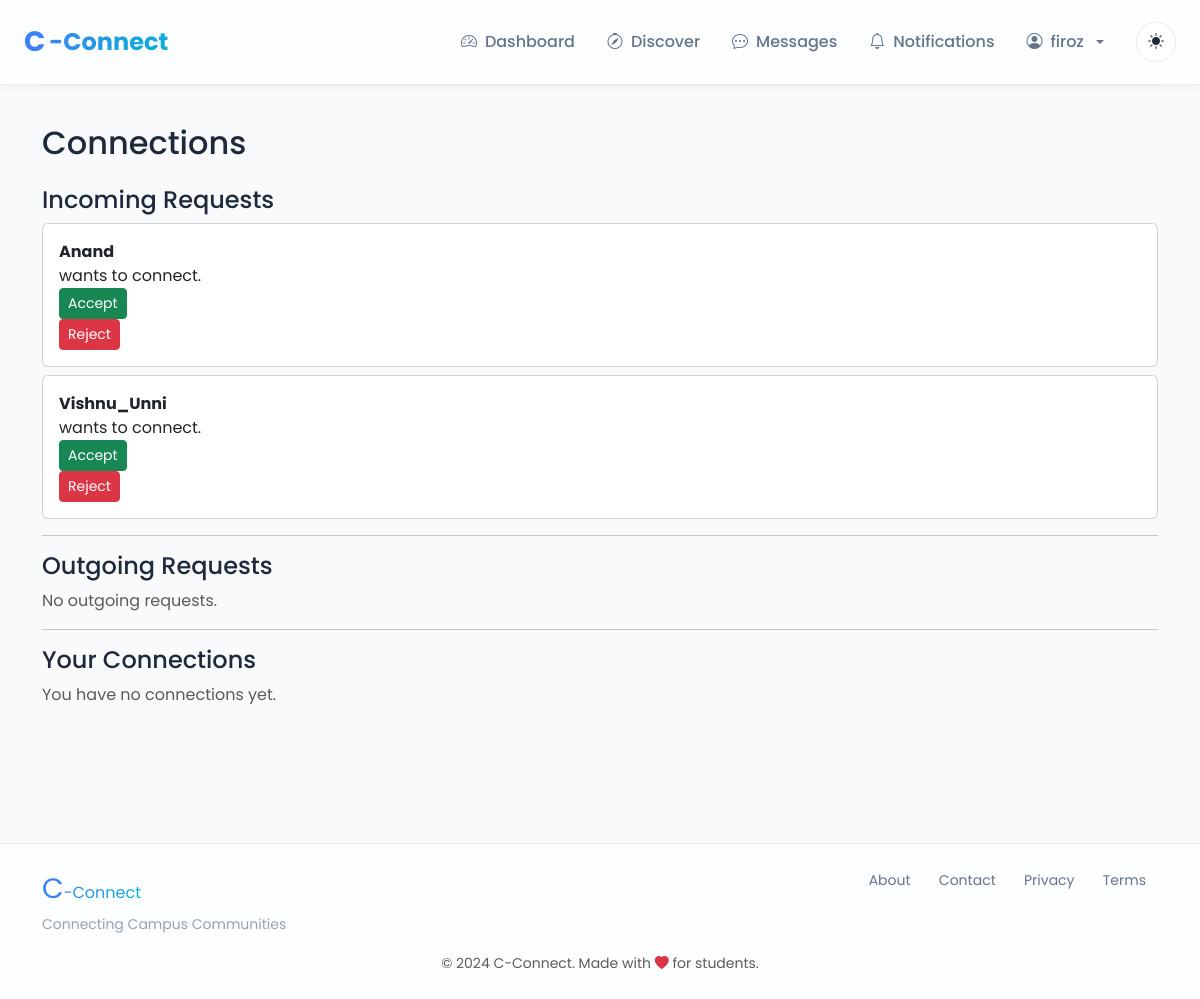
Page /connections (signed in) on the earlier database version.
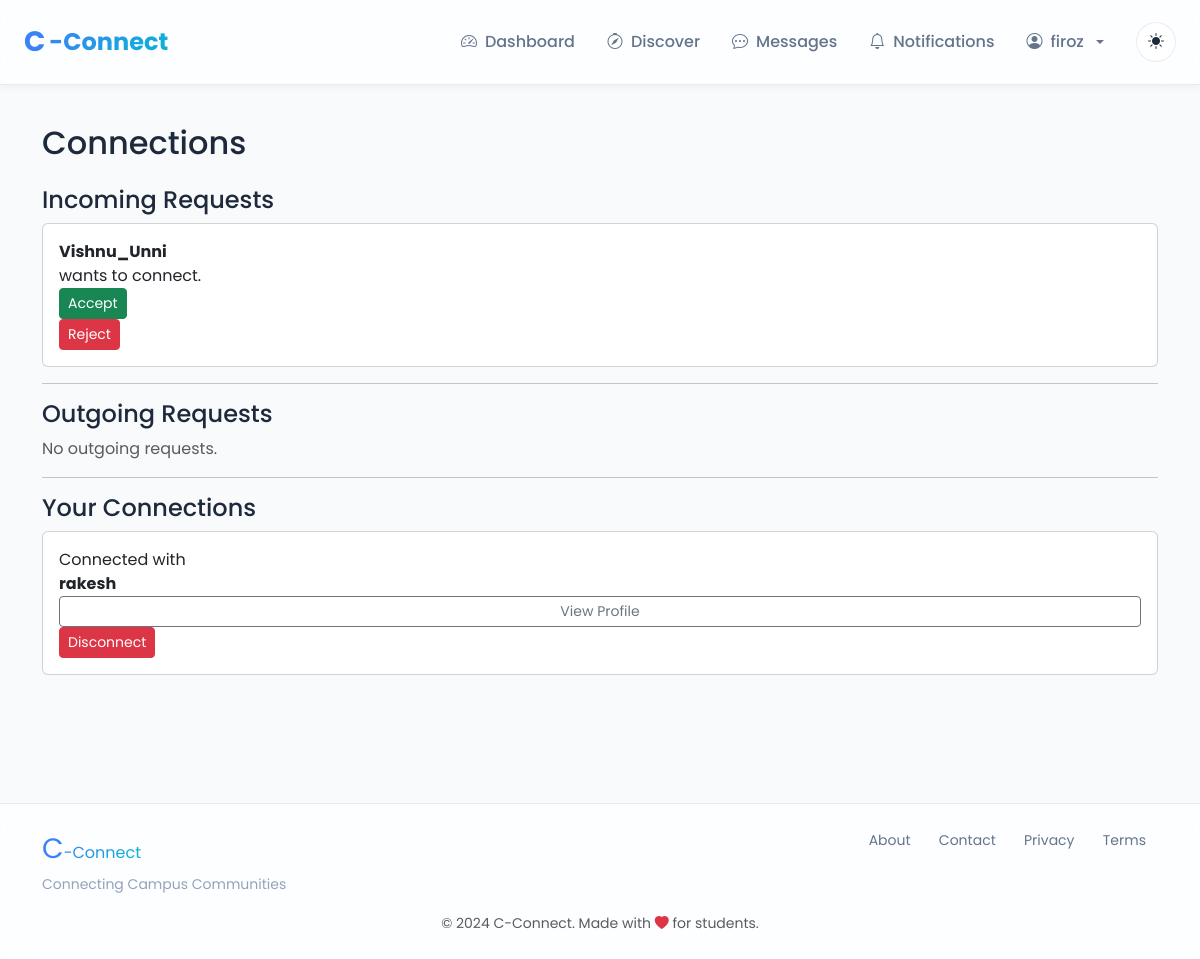
Same page on the later database version.
### models.py (models this page shows, shortened)
class Connection(db.Model):
    id = db.Column(db.Integer, primary_key=True, autoincrement=True)
    user_id = db.Column(db.Integer, db.ForeignKey('user.id'), nullable=False)  # User who initiated the connection
    target_user_id = db.Column(db.Integer, db.ForeignKey('user.id'), nullable=False)  # User who is targetted to connect
    status = db.Column(db.String(20), nullable=False, default='pending')
    created_at = db.Column(db.DateTime, default=db.func.now()) #current_timestamp())
    __table_args__ = (
        db.UniqueConstraint('user_id', 'target_user_id', name='_user_target_uc'),
        db.Index('idx_target_user', 'target_user_id'),
    )
    user = db.relationship('User', foreign_keys=[user_id], backref='sent_requests')
    connected_user = db.relationship('User', foreign_keys=[target_user_id], backref='received_requests')

class User(UserMixin, db.Model):
    id = db.Column(db.Integer, primary_key=True, autoincrement=True)  # Unique identifier
    username = db.Column(db.String(100), nullable=False)  # Name of the user (later can add this unique if needed)
    email = db.Column(db.String(120), nullable=False, unique=True)  # Email of the user
    password = db.Column(db.String(200), nullable=False)  # Passwords not hashed yet (done in setup_db.py)
    created_at = db.Column(db.DateTime, default=db.func.now())  # Timestamp of account creation
    last_login = db.Column(db.DateTime, nullable=True)  # Timestamp of last login
    pass

### blueprints/connections/routes.py (the view)
@connections.route('/connections')
@login_required
def connections_home():
    incoming = list_requests(current_user.id, 'incoming', 'pending', limit=50)
    outgoing = list_requests(current_user.id, 'outgoing', 'pending', limit=50)
    accepted = list_connections(current_user.id, limit=100)
    return render_template(
        'connections/list.html',
        incoming=incoming,
        outgoing=outgoing,
        accepted=accepted
    )

### blueprints/auth/__init__.py (called while the page is built)
@login_manager.user_loader
def load_user(user_id):
    from models import User  # Importing User model for querying  (import here to avoid circular imports)
    return User.query.get(int(user_id))

@auth.after_app_request
def add_header(response):
    if current_user.is_authenticated and request.blueprint == 'auth':
        response.headers['Cache-Control'] = 'no-store, no-cache, must-revalidate, post-check=0, pre-check=0, max-age=0'
        response.headers['Pragma'] = 'no-cache'
        response.headers['Expires'] = '-1'
    return response

### blueprints/connections/service.py (called while the page is built)
def list_requests(user_id: int, direction='incoming', status='pending', limit=50, offset=0):
    q = Connection.query
    if direction == 'incoming':
        q = q.filter_by(target_user_id=user_id)
    else:
        q = q.filter_by(user_id=user_id)
    if status:
        q = q.filter_by(status=status)
    q = q.order_by(Connection.created_at.desc()).limit(limit).offset(offset)
    return q.all()

### blueprints/connections/templates/connections/list.html (shortened to what this page needs)
{% extends "base.html" %}
{% block body %}
<div class="container py-4">
    <h2 class="mb-4">Connections</h2>
    <h4>Incoming Requests</h4>
    {% if incoming %}
        {% for c in incoming %}
            <div class="card p-3 mb-2">
                <strong>{{ c.user.username }}</strong> wants to connect.
                <form method="POST" action="{{ url_for('connections.connections_accept', conn_id=c.id) }}" style="display:inline;">
                    <button class="btn btn-success btn-sm">Accept</button>
                </form>
                <form method="POST" action="{{ url_for('connections.connections_reject', conn_id=c.id) }}" style="display:inline;">
                    <button class="btn btn-danger btn-sm">Reject</button>
                </form>
            </div>
        {% endfor %}
    {% else %}
        <p class="text-muted">No incoming requests.</p>
    {% endif %}
    <hr>
    <h4>Outgoing Requests</h4>
    {% if outgoing %}
        {% for c in outgoing %}
            <div class="card p-3 mb-2">
                Pending → {{ c.connected_user.username }}
                <form method="POST" action="{{ url_for('connections.connections_cancel', conn_id=c.id) }}" style="display:inline;">
                    <input type="hidden" name="csrf_token" value="{{ csrf_token() }}">
                    <button class="btn btn-warning btn-sm">Cancel</button>
                </form>
            </div>
        {% endfor %}
    {% else %}
        <p class="text-muted">No outgoing requests.</p>
    {% endif %}
    <hr>
    <h4>Your Connections</h4>
    {% if accepted %}
        {% for c in accepted %}
            {% set other = c.user if c.user_id != current_user.id else c.connected_user %}
            <div class="card p-3 mb-2">
                Connected with <strong>{{ other.username }}</strong>
                <a href="{{ url_for('main.view_user_profile', user_id=other.id) }}" class="btn btn-outline-secondary btn-sm">
                    View Profile
                </a>
                <form method="POST"
                  action="{{ url_for('connections.connections_disconnect', conn_id=c.id) }}"
                  onsubmit="return confirm('Are you sure you want to disconnect? This will remove the connection.');"
                  style="display:inline;">
                    <button class="btn btn-danger btn-sm">Disconnect</button>
                </form>
            </div>
        {% endfor %}
    {% else %}
        <p class="text-muted">You have no connections yet.</p>
    {% endif %}
</div>
{% endblock %}

Differences in the rows shown:
no longer on this page (row edited): Connection: user.username "Anand", shown under "Incoming Requests"
now on this page (row edited): User: username "rakesh"
Other differences:
text no longer shown: "You have no connections yet."
